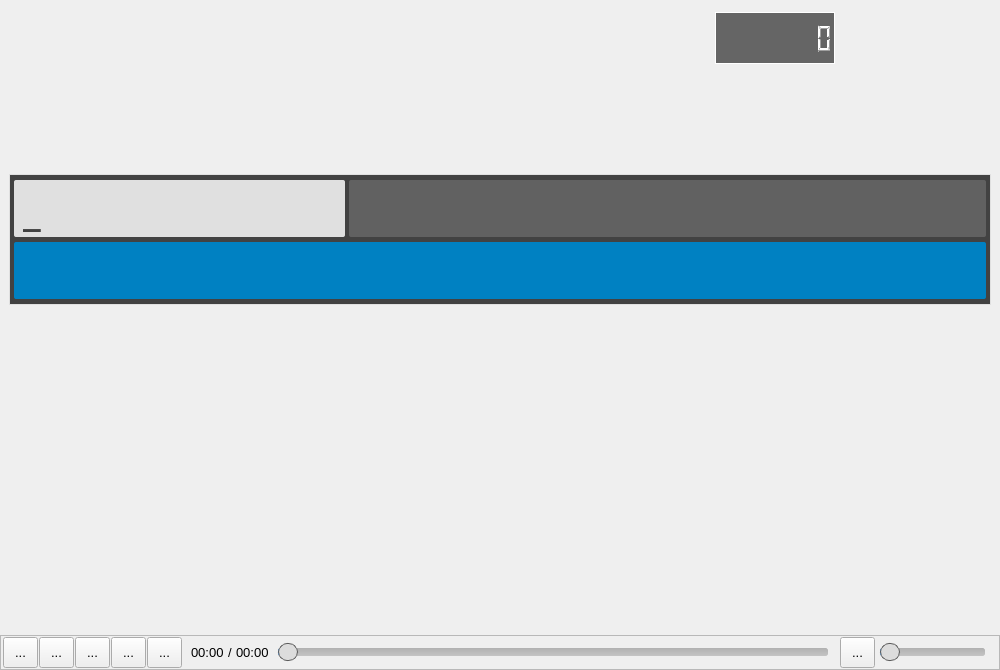
<?xml version="1.0" encoding="UTF-8"?>
<ui version="4.0">
 <class>MainWindow</class>
 <widget class="QMainWindow" name="MainWindow">
  <property name="geometry">
   <rect>
    <x>0</x>
    <y>0</y>
    <width>1000</width>
    <height>670</height>
   </rect>
  </property>
  <property name="minimumSize">
   <size>
    <width>1000</width>
    <height>670</height>
   </size>
  </property>
  <property name="font">
   <font>
    <pointsize>10</pointsize>
   </font>
  </property>
  <property name="mouseTracking">
   <bool>true</bool>
  </property>
  <property name="contextMenuPolicy">
   <enum>Qt::CustomContextMenu</enum>
  </property>
  <property name="windowTitle">
   <string>KaraMixer Edition</string>
  </property>
  <property name="styleSheet">
   <string notr="true">/*#MainWindow {
background-color: rgb(51, 51, 51);
}*/</string>
  </property>
  <property name="locale">
   <locale language="English" country="UnitedStates"/>
  </property>
  <widget class="QWidget" name="centralWidget">
   <property name="mouseTracking">
    <bool>true</bool>
   </property>
   <layout class="QVBoxLayout" name="verticalLayout_4">
    <property name="leftMargin">
     <number>0</number>
    </property>
    <property name="rightMargin">
     <number>0</number>
    </property>
    <property name="bottomMargin">
     <number>0</number>
    </property>
    <item>
     <layout class="QVBoxLayout" name="verticalLayoutMain">
      <property name="leftMargin">
       <number>9</number>
      </property>
      <property name="topMargin">
       <number>0</number>
      </property>
      <property name="rightMargin">
       <number>9</number>
      </property>
      <property name="bottomMargin">
       <number>0</number>
      </property>
      <item>
       <layout class="QHBoxLayout" name="horizontalLayout_13">
        <item>
         <widget class="ChannelMixer" name="chMix" native="true">
          <property name="minimumSize">
           <size>
            <width>400</width>
            <height>157</height>
           </size>
          </property>
          <property name="maximumSize">
           <size>
            <width>16777215</width>
            <height>157</height>
           </size>
          </property>
          <property name="autoFillBackground">
           <bool>true</bool>
          </property>
         </widget>
        </item>
        <item>
         <spacer name="horizontalSpacer_2">
          <property name="orientation">
           <enum>Qt::Horizontal</enum>
          </property>
          <property name="sizeHint" stdset="0">
           <size>
            <width>40</width>
            <height>20</height>
           </size>
          </property>
         </spacer>
        </item>
        <item>
         <layout class="QVBoxLayout" name="verticalLayout_5">
          <item>
           <layout class="QHBoxLayout" name="horizontalLayout">
            <item>
             <widget class="Detail" name="detail" native="true">
              <property name="minimumSize">
               <size>
                <width>160</width>
                <height>52</height>
               </size>
              </property>
              <property name="maximumSize">
               <size>
                <width>160</width>
                <height>52</height>
               </size>
              </property>
             </widget>
            </item>
            <item>
             <widget class="QLCDNumber" name="lcdTime">
              <property name="minimumSize">
               <size>
                <width>120</width>
                <height>52</height>
               </size>
              </property>
              <property name="maximumSize">
               <size>
                <width>120</width>
                <height>52</height>
               </size>
              </property>
              <property name="styleSheet">
               <string notr="true">color: rgb(255, 255, 255);
background-color: rgb(62, 62, 62, 200);
border: 1px solid rgb(255, 255, 255);</string>
              </property>
              <property name="digitCount">
               <number>8</number>
              </property>
             </widget>
            </item>
            <item>
             <widget class="RhythmWidget" name="rhmWidget" native="true">
              <property name="minimumSize">
               <size>
                <width>150</width>
                <height>52</height>
               </size>
              </property>
              <property name="maximumSize">
               <size>
                <width>150</width>
                <height>52</height>
               </size>
              </property>
             </widget>
            </item>
           </layout>
          </item>
          <item>
           <widget class="QWidget" name="expandChMix" native="true">
            <property name="sizePolicy">
             <sizepolicy hsizetype="Preferred" vsizetype="Fixed">
              <horstretch>0</horstretch>
              <verstretch>0</verstretch>
             </sizepolicy>
            </property>
            <property name="minimumSize">
             <size>
              <width>0</width>
              <height>96</height>
             </size>
            </property>
           </widget>
          </item>
         </layout>
        </item>
       </layout>
      </item>
      <item>
       <widget class="QFrame" name="frameSearch">
        <property name="sizePolicy">
         <sizepolicy hsizetype="Expanding" vsizetype="Fixed">
          <horstretch>0</horstretch>
          <verstretch>0</verstretch>
         </sizepolicy>
        </property>
        <property name="minimumSize">
         <size>
          <width>0</width>
          <height>131</height>
         </size>
        </property>
        <property name="maximumSize">
         <size>
          <width>16777215</width>
          <height>131</height>
         </size>
        </property>
        <property name="styleSheet">
         <string notr="true">#frameSearch {
	border: 1px solid rgb(224, 224, 224);
	background-color: rgba(66, 66, 66);
}</string>
        </property>
        <property name="frameShape">
         <enum>QFrame::StyledPanel</enum>
        </property>
        <property name="frameShadow">
         <enum>QFrame::Raised</enum>
        </property>
        <layout class="QHBoxLayout" name="horizontalLayout_6">
         <property name="spacing">
          <number>0</number>
         </property>
         <property name="leftMargin">
          <number>4</number>
         </property>
         <property name="topMargin">
          <number>4</number>
         </property>
         <property name="rightMargin">
          <number>4</number>
         </property>
         <property name="bottomMargin">
          <number>4</number>
         </property>
         <item>
          <layout class="QVBoxLayout" name="verticalLayout">
           <property name="spacing">
            <number>4</number>
           </property>
           <item>
            <layout class="QHBoxLayout" name="horizontalLayout_5">
             <property name="spacing">
              <number>4</number>
             </property>
             <item>
              <widget class="QFrame" name="frame_2">
               <property name="sizePolicy">
                <sizepolicy hsizetype="Fixed" vsizetype="Fixed">
                 <horstretch>0</horstretch>
                 <verstretch>0</verstretch>
                </sizepolicy>
               </property>
               <property name="minimumSize">
                <size>
                 <width>331</width>
                 <height>57</height>
                </size>
               </property>
               <property name="maximumSize">
                <size>
                 <width>331</width>
                 <height>57</height>
                </size>
               </property>
               <property name="styleSheet">
                <string notr="true">border: none;
border-radius: 2px;
background-color: rgb(224, 224, 224);
color: rgb(66, 66, 66);</string>
               </property>
               <property name="frameShape">
                <enum>QFrame::StyledPanel</enum>
               </property>
               <property name="frameShadow">
                <enum>QFrame::Raised</enum>
               </property>
               <layout class="QHBoxLayout" name="horizontalLayout_2">
                <property name="leftMargin">
                 <number>9</number>
                </property>
                <property name="topMargin">
                 <number>0</number>
                </property>
                <property name="bottomMargin">
                 <number>0</number>
                </property>
                <item>
                 <widget class="QLabel" name="lbSearch">
                  <property name="font">
                   <font>
                    <family>DilleniaUPC</family>
                    <pointsize>32</pointsize>
                    <weight>75</weight>
                    <bold>true</bold>
                   </font>
                  </property>
                  <property name="text">
                   <string>_</string>
                  </property>
                 </widget>
                </item>
               </layout>
              </widget>
             </item>
             <item>
              <widget class="QFrame" name="frame_3">
               <property name="sizePolicy">
                <sizepolicy hsizetype="Ignored" vsizetype="Fixed">
                 <horstretch>0</horstretch>
                 <verstretch>0</verstretch>
                </sizepolicy>
               </property>
               <property name="minimumSize">
                <size>
                 <width>0</width>
                 <height>57</height>
                </size>
               </property>
               <property name="maximumSize">
                <size>
                 <width>16777215</width>
                 <height>57</height>
                </size>
               </property>
               <property name="styleSheet">
                <string notr="true">/*
border: none;
border-radius: 2px;
background-color: rgb(41, 128, 185);
color: rgb(255, 244, 110);
font: bold 14pt;
*/

border: none;
border-radius: 2px;
background-color: rgb(97, 97, 97);
color: rgb(255, 244, 110);</string>
               </property>
               <property name="frameShape">
                <enum>QFrame::StyledPanel</enum>
               </property>
               <property name="frameShadow">
                <enum>QFrame::Raised</enum>
               </property>
               <layout class="QHBoxLayout" name="horizontalLayout_3">
                <property name="leftMargin">
                 <number>9</number>
                </property>
                <property name="topMargin">
                 <number>0</number>
                </property>
                <property name="bottomMargin">
                 <number>0</number>
                </property>
                <item>
                 <widget class="QLabel" name="lbLyrics">
                  <property name="font">
                   <font>
                    <family>DilleniaUPC</family>
                    <pointsize>24</pointsize>
                    <weight>75</weight>
                    <bold>true</bold>
                   </font>
                  </property>
                  <property name="text">
                   <string/>
                  </property>
                 </widget>
                </item>
               </layout>
              </widget>
             </item>
            </layout>
           </item>
           <item>
            <widget class="QFrame" name="frame_4">
             <property name="sizePolicy">
              <sizepolicy hsizetype="Ignored" vsizetype="Fixed">
               <horstretch>0</horstretch>
               <verstretch>0</verstretch>
              </sizepolicy>
             </property>
             <property name="minimumSize">
              <size>
               <width>0</width>
               <height>57</height>
              </size>
             </property>
             <property name="maximumSize">
              <size>
               <width>16777215</width>
               <height>57</height>
              </size>
             </property>
             <property name="styleSheet">
              <string notr="true">/*
border: none;
border-radius: 2px;
background-color: rgb(0, 150, 136);
color: rgb(238, 238, 238);
font: bold 16pt;
*/

border: none;
border-radius: 2px;
background-color: /*#1976D2;*/rgb(0, 129, 194);
color: rgb(238, 238, 238);</string>
             </property>
             <property name="frameShape">
              <enum>QFrame::StyledPanel</enum>
             </property>
             <property name="frameShadow">
              <enum>QFrame::Raised</enum>
             </property>
             <layout class="QHBoxLayout" name="horizontalLayout_4">
              <property name="leftMargin">
               <number>9</number>
              </property>
              <property name="topMargin">
               <number>0</number>
              </property>
              <property name="bottomMargin">
               <number>0</number>
              </property>
              <item>
               <widget class="QLabel" name="lbId">
                <property name="font">
                 <font>
                  <family>DilleniaUPC</family>
                  <pointsize>32</pointsize>
                  <weight>75</weight>
                  <bold>true</bold>
                 </font>
                </property>
                <property name="text">
                 <string/>
                </property>
               </widget>
              </item>
              <item>
               <widget class="QLabel" name="lbName">
                <property name="font">
                 <font>
                  <family>DilleniaUPC</family>
                  <pointsize>32</pointsize>
                  <weight>75</weight>
                  <bold>true</bold>
                 </font>
                </property>
                <property name="text">
                 <string/>
                </property>
               </widget>
              </item>
              <item>
               <widget class="QLabel" name="lbBtw">
                <property name="font">
                 <font>
                  <family>DilleniaUPC</family>
                  <pointsize>32</pointsize>
                  <weight>75</weight>
                  <bold>true</bold>
                 </font>
                </property>
                <property name="text">
                 <string/>
                </property>
               </widget>
              </item>
              <item>
               <widget class="QLabel" name="lbArtist">
                <property name="font">
                 <font>
                  <family>DilleniaUPC</family>
                  <pointsize>32</pointsize>
                  <weight>75</weight>
                  <bold>true</bold>
                 </font>
                </property>
                <property name="text">
                 <string/>
                </property>
               </widget>
              </item>
              <item>
               <widget class="QLabel" name="lbTempoKey">
                <property name="font">
                 <font>
                  <family>DilleniaUPC</family>
                  <pointsize>32</pointsize>
                  <weight>75</weight>
                  <bold>true</bold>
                 </font>
                </property>
                <property name="text">
                 <string/>
                </property>
               </widget>
              </item>
              <item>
               <widget class="QLabel" name="lbType">
                <property name="font">
                 <font>
                  <family>DilleniaUPC</family>
                  <pointsize>32</pointsize>
                  <weight>75</weight>
                  <bold>true</bold>
                 </font>
                </property>
                <property name="text">
                 <string/>
                </property>
               </widget>
              </item>
              <item>
               <spacer name="horizontalSpacer">
                <property name="orientation">
                 <enum>Qt::Horizontal</enum>
                </property>
                <property name="sizeHint" stdset="0">
                 <size>
                  <width>40</width>
                  <height>20</height>
                 </size>
                </property>
               </spacer>
              </item>
             </layout>
            </widget>
           </item>
          </layout>
         </item>
        </layout>
       </widget>
      </item>
      <item>
       <widget class="PlaylistWidget" name="playlistWidget" native="true">
        <property name="minimumSize">
         <size>
          <width>0</width>
          <height>200</height>
         </size>
        </property>
       </widget>
      </item>
      <item>
       <layout class="QHBoxLayout" name="horizontalLayout_14">
        <item>
         <widget class="SongDetail" name="songDetail" native="true">
          <property name="minimumSize">
           <size>
            <width>100</width>
            <height>50</height>
           </size>
          </property>
         </widget>
        </item>
        <item>
         <widget class="SongMedley" name="songMedley" native="true">
          <property name="minimumSize">
           <size>
            <width>100</width>
            <height>50</height>
           </size>
          </property>
         </widget>
        </item>
        <item>
         <spacer name="horizontalSpacer_3">
          <property name="orientation">
           <enum>Qt::Horizontal</enum>
          </property>
          <property name="sizeHint" stdset="0">
           <size>
            <width>40</width>
            <height>20</height>
           </size>
          </property>
         </spacer>
        </item>
       </layout>
      </item>
     </layout>
    </item>
    <item>
     <spacer name="verticalSpacer">
      <property name="orientation">
       <enum>Qt::Vertical</enum>
      </property>
      <property name="sizeHint" stdset="0">
       <size>
        <width>20</width>
        <height>40</height>
       </size>
      </property>
     </spacer>
    </item>
    <item>
     <widget class="QFrame" name="frameControl">
      <property name="minimumSize">
       <size>
        <width>0</width>
        <height>35</height>
       </size>
      </property>
      <property name="maximumSize">
       <size>
        <width>16777215</width>
        <height>35</height>
       </size>
      </property>
      <property name="styleSheet">
       <string notr="true">
background-color: rgb(34, 40, 49);
color: rgb(245,245,245;);
font: bold 9pt;
border: none;

QToolTip {
	color: rgb(14, 14, 14);
}</string>
      </property>
      <property name="frameShape">
       <enum>QFrame::StyledPanel</enum>
      </property>
      <property name="frameShadow">
       <enum>QFrame::Raised</enum>
      </property>
      <layout class="QHBoxLayout" name="horizontalLayout_9">
       <property name="spacing">
        <number>9</number>
       </property>
       <property name="leftMargin">
        <number>2</number>
       </property>
       <property name="topMargin">
        <number>0</number>
       </property>
       <property name="bottomMargin">
        <number>0</number>
       </property>
       <item>
        <layout class="QHBoxLayout" name="horizontalLayout_8">
         <property name="spacing">
          <number>1</number>
         </property>
         <item>
          <widget class="PlaybackButton" name="btnPlay">
           <property name="minimumSize">
            <size>
             <width>35</width>
             <height>31</height>
            </size>
           </property>
           <property name="maximumSize">
            <size>
             <width>35</width>
             <height>31</height>
            </size>
           </property>
           <property name="focusPolicy">
            <enum>Qt::NoFocus</enum>
           </property>
           <property name="toolTip">
            <string>เล่น (F5)</string>
           </property>
           <property name="text">
            <string>...</string>
           </property>
          </widget>
         </item>
         <item>
          <widget class="PlaybackButton" name="btnPause">
           <property name="minimumSize">
            <size>
             <width>35</width>
             <height>31</height>
            </size>
           </property>
           <property name="maximumSize">
            <size>
             <width>35</width>
             <height>31</height>
            </size>
           </property>
           <property name="focusPolicy">
            <enum>Qt::NoFocus</enum>
           </property>
           <property name="toolTip">
            <string>หยุดชั่วคราว (F6)</string>
           </property>
           <property name="text">
            <string>...</string>
           </property>
          </widget>
         </item>
         <item>
          <widget class="PlaybackButton" name="btnStop">
           <property name="minimumSize">
            <size>
             <width>35</width>
             <height>31</height>
            </size>
           </property>
           <property name="maximumSize">
            <size>
             <width>35</width>
             <height>31</height>
            </size>
           </property>
           <property name="focusPolicy">
            <enum>Qt::NoFocus</enum>
           </property>
           <property name="toolTip">
            <string>หยุด (F7)</string>
           </property>
           <property name="text">
            <string>...</string>
           </property>
          </widget>
         </item>
         <item>
          <widget class="PlaybackButton" name="btnPrevious">
           <property name="minimumSize">
            <size>
             <width>35</width>
             <height>31</height>
            </size>
           </property>
           <property name="maximumSize">
            <size>
             <width>35</width>
             <height>31</height>
            </size>
           </property>
           <property name="focusPolicy">
            <enum>Qt::NoFocus</enum>
           </property>
           <property name="toolTip">
            <string>เพลงก่อนหน้า (F8)</string>
           </property>
           <property name="text">
            <string>...</string>
           </property>
          </widget>
         </item>
         <item>
          <widget class="PlaybackButton" name="btnNext">
           <property name="minimumSize">
            <size>
             <width>35</width>
             <height>31</height>
            </size>
           </property>
           <property name="maximumSize">
            <size>
             <width>35</width>
             <height>31</height>
            </size>
           </property>
           <property name="focusPolicy">
            <enum>Qt::NoFocus</enum>
           </property>
           <property name="toolTip">
            <string>เพลงถัดไป (F9)</string>
           </property>
           <property name="text">
            <string>...</string>
           </property>
          </widget>
         </item>
        </layout>
       </item>
       <item>
        <layout class="QHBoxLayout" name="horizontalLayout_11">
         <item>
          <layout class="QHBoxLayout" name="horizontalLayout_10">
           <property name="spacing">
            <number>4</number>
           </property>
           <item>
            <widget class="QLabel" name="lbPosition">
             <property name="text">
              <string>00:00</string>
             </property>
            </widget>
           </item>
           <item>
            <widget class="QLabel" name="label_4">
             <property name="text">
              <string>/</string>
             </property>
            </widget>
           </item>
           <item>
            <widget class="QLabel" name="lbDuration">
             <property name="text">
              <string>00:00</string>
             </property>
            </widget>
           </item>
          </layout>
         </item>
         <item>
          <widget class="QSlider" name="sliderPosition">
           <property name="focusPolicy">
            <enum>Qt::NoFocus</enum>
           </property>
           <property name="styleSheet">
            <string notr="true">QSlider {
	padding: 3px;
}
QSlider::groove:horizontal {
    /*border: 1px solid #999999;*/
    height: 8px; /* the groove expands to the size of the slider by default. by 		  giving it a height, it has a fixed size */
    background: qlineargradient(x1:0, y1:0, x2:0, y2:1, stop:0 #B1B1B1, stop:     1 #c4c4c4);
    margin: 2px 0;
	border-radius: 3px;
}

QSlider::handle:horizontal {
    background: rgb(220,220,220);
    border: 1px solid #5c5c5c;
    width: 18px;
    margin: -5px 0; /* handle is placed by default on the contents rect of the groove. Expand outside the groove */
    border-radius: 9px;
}

QSlider::add-page:horizontal {
     height: 8px; /* the groove expands to the size of the slider by default. by 		  giving it a height, it has a fixed size */
    background: qlineargradient(x1:0, y1:0, x2:0, y2:1, stop:0 #B1B1B1, stop:     1 #c4c4c4);
    margin: 2px 0;
	border-radius: 3px;
}

QSlider::sub-page:horizontal {
     height: 8px; /* the groove expands to the size of the slider by default. by 		  giving it a height, it has a fixed size */
    background: #1e90ff;
    margin: 2px 0;
	border-radius: 3px;
}</string>
           </property>
           <property name="maximum">
            <number>100</number>
           </property>
           <property name="value">
            <number>0</number>
           </property>
           <property name="orientation">
            <enum>Qt::Horizontal</enum>
           </property>
          </widget>
         </item>
        </layout>
       </item>
       <item>
        <layout class="QHBoxLayout" name="horizontalLayout_12">
         <property name="spacing">
          <number>2</number>
         </property>
         <item>
          <widget class="PlaybackButton" name="btnVolumeMute">
           <property name="minimumSize">
            <size>
             <width>35</width>
             <height>31</height>
            </size>
           </property>
           <property name="maximumSize">
            <size>
             <width>35</width>
             <height>31</height>
            </size>
           </property>
           <property name="focusPolicy">
            <enum>Qt::NoFocus</enum>
           </property>
           <property name="text">
            <string>...</string>
           </property>
          </widget>
         </item>
         <item>
          <widget class="QSlider" name="sliderVolume">
           <property name="sizePolicy">
            <sizepolicy hsizetype="Fixed" vsizetype="Fixed">
             <horstretch>0</horstretch>
             <verstretch>0</verstretch>
            </sizepolicy>
           </property>
           <property name="minimumSize">
            <size>
             <width>111</width>
             <height>0</height>
            </size>
           </property>
           <property name="maximumSize">
            <size>
             <width>111</width>
             <height>16777215</height>
            </size>
           </property>
           <property name="focusPolicy">
            <enum>Qt::NoFocus</enum>
           </property>
           <property name="styleSheet">
            <string notr="true">QSlider {
	padding: 3px;
}
QSlider::groove:horizontal {
    /*border: 1px solid #999999;*/
    height: 8px; /* the groove expands to the size of the slider by default. by 		  giving it a height, it has a fixed size */
    background: qlineargradient(x1:0, y1:0, x2:0, y2:1, stop:0 #B1B1B1, stop:     1 #c4c4c4);
    margin: 2px 0;
	border-radius: 3px;
}

QSlider::handle:horizontal {
    background: rgb(220,220,220);
    border: 1px solid #5c5c5c;
    width: 18px;
    margin: -5px 0; /* handle is placed by default on the contents rect of the groove. Expand outside the groove */
    border-radius: 9px;
}

QSlider::add-page:horizontal {
     height: 8px; /* the groove expands to the size of the slider by default. by 		  giving it a height, it has a fixed size */
    background: qlineargradient(x1:0, y1:0, x2:0, y2:1, stop:0 #B1B1B1, stop:     1 #c4c4c4);
    margin: 2px 0;
	border-radius: 3px;
}

QSlider::sub-page:horizontal {
     height: 8px; /* the groove expands to the size of the slider by default. by 		  giving it a height, it has a fixed size */
    background: #1e90ff;
    margin: 2px 0;
	border-radius: 3px;
}</string>
           </property>
           <property name="maximum">
            <number>100</number>
           </property>
           <property name="pageStep">
            <number>5</number>
           </property>
           <property name="orientation">
            <enum>Qt::Horizontal</enum>
           </property>
          </widget>
         </item>
        </layout>
       </item>
      </layout>
     </widget>
    </item>
   </layout>
  </widget>
 </widget>
 <layoutdefault spacing="6" margin="11"/>
 <customwidgets>
  <customwidget>
   <class>RhythmWidget</class>
   <extends>QWidget</extends>
   <header>RhythmWidget.h</header>
   <container>1</container>
  </customwidget>
  <customwidget>
   <class>ChannelMixer</class>
   <extends>QWidget</extends>
   <header>ChannelMixer.h</header>
   <container>1</container>
  </customwidget>
  <customwidget>
   <class>SongDetail</class>
   <extends>QWidget</extends>
   <header>SongDetail.h</header>
   <container>1</container>
  </customwidget>
  <customwidget>
   <class>Detail</class>
   <extends>QWidget</extends>
   <header>Detail.h</header>
   <container>1</container>
  </customwidget>
  <customwidget>
   <class>PlaybackButton</class>
   <extends>QToolButton</extends>
   <header>PlaybackButton.h</header>
  </customwidget>
  <customwidget>
   <class>PlaylistWidget</class>
   <extends>QWidget</extends>
   <header>PlaylistWidget.h</header>
   <container>1</container>
  </customwidget>
  <customwidget>
   <class>SongMedley</class>
   <extends>QWidget</extends>
   <header>SongMedley.h</header>
   <container>1</container>
  </customwidget>
 </customwidgets>
 <resources/>
 <connections/>
</ui>
